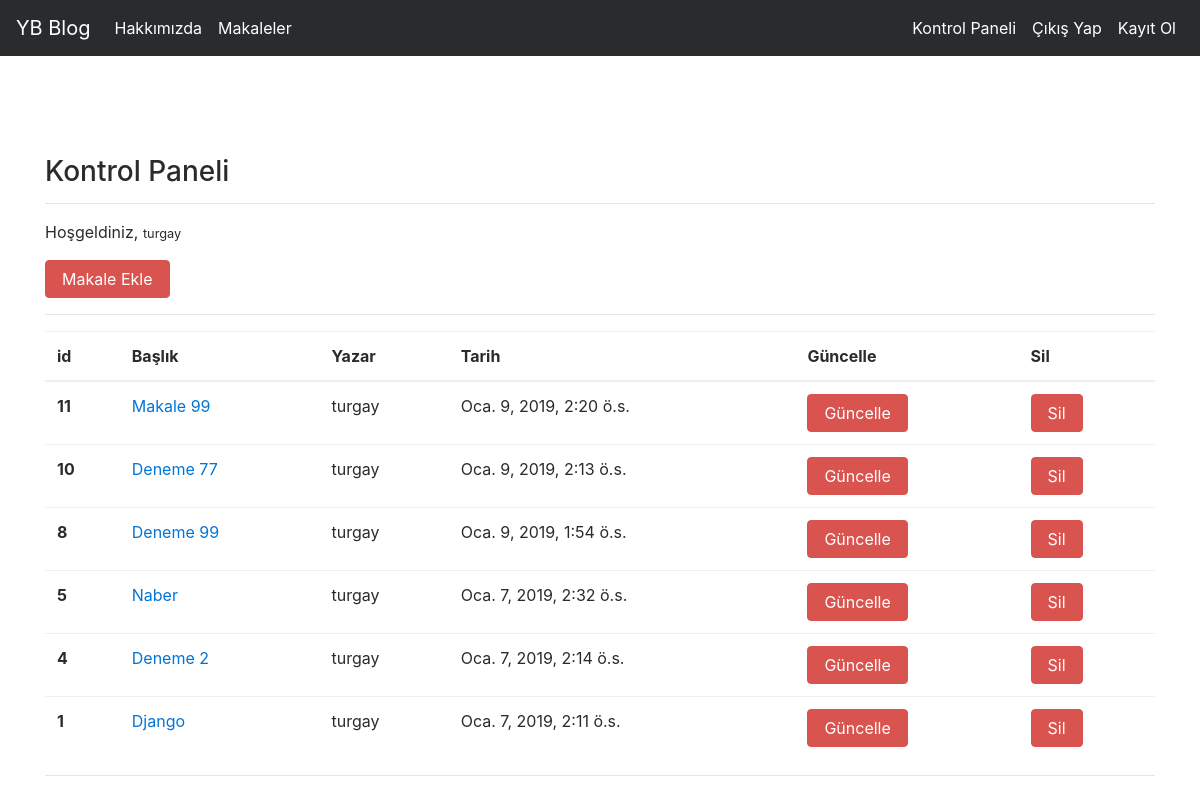
Page /article/dashboard/ (signed in) on the committed database.
### article/models.py (models this page shows, shortened)
class Article(models.Model):
    author = models.ForeignKey(
        "auth.User", on_delete=models.CASCADE, verbose_name="Yazar")
    title = models.CharField(max_length=50, verbose_name="Başlık")
    content = RichTextField(verbose_name="İçerik")
    created_date = models.DateTimeField(
        auto_now_add=True, verbose_name="Oluşturma Tarihi")
    article_image = models.FileField(
        blank=True, null=True, verbose_name="Makaleye Fotoğraf Ekleyin")
    class Meta:
        ordering = ['-created_date']

### article/views.py (the view)
# urls.py: path('dashboard/', views.dashboard, name="dashboard"),
@login_required(login_url="user:login")
def dashboard(request):
    articles = Article.objects.filter(author=request.user)
    context = {
        "articles": articles
    }
    return render(request, "dashboard.html", context)

### templates/dashboard.html
{% extends 'layout.html' %}
{% block body %}
<h3>Kontrol Paneli</h3>
<hr>
<p>
    Hoşgeldiniz, <small>{{request.user.username}}</small>
</p>
<a href="/article/add" class="btn btn-danger">Makale Ekle</a>
<hr>
{% if articles %}
<table class="table">
    <thead>
        <tr>
            <th scope="col">id</th>
            <th scope="col">Başlık</th>
            <th scope="col">Yazar</th>
            <th scope="col">Tarih</th>
            <th scope="col">Güncelle</th>
            <th scope="col">Sil</th>
        </tr>
    </thead>
    <tbody>
        {% for article in articles %}
        <tr>
            <th scope="row">{{article.id}}</th>
            <td><a href="/article/detail/{{article.id}}">{{article.title}}</a></td>
            <td>{{article.author}}</td>
            <td>{{article.created_date}}</td>
            <td><a href="/article/edit/{{article.id}}" class="btn btn-danger">Güncelle</a></td>
            <td><a href="/article/delete/{{article.id}}" class="btn btn-danger">Sil</a></td>
        </tr>
        {% endfor %}
    </tbody>
</table>
{% else %}
<div class="alert alert-danger">Henüz makaleniz bulunmuyor..!</div>
{% endif %}
<hr>
{% endblock body %}

### rows in the picture
Article: id "11", title "Makale 99", author "turgay", created_date "Oca. 9, 2019, 2:20 ö.s."
Article: id "10", title "Deneme 77", author "turgay", created_date "Oca. 9, 2019, 2:13 ö.s."
Article: id "8", title "Deneme 99", author "turgay", created_date "Oca. 9, 2019, 1:54 ö.s."
Article: id "5", title "Naber", author "turgay", created_date "Oca. 7, 2019, 2:32 ö.s."
Article: id "4", title "Deneme 2", author "turgay", created_date "Oca. 7, 2019, 2:14 ö.s."
Article: id "1", title "Django", author "turgay", created_date "Oca. 7, 2019, 2:11 ö.s."

### other values in the picture
{{ request.user.username }} "turgay"
